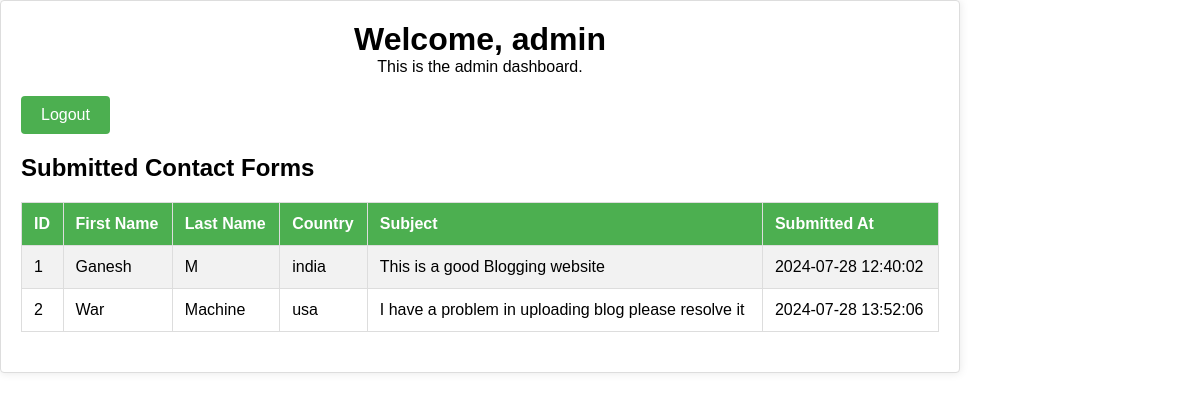
/admin_dashboard.php (signed in), run on the app's committed database.
### tables this page shows
CREATE TABLE `contact_form` (
  `id` int(11) NOT NULL,
  `firstname` varchar(50) NOT NULL,
  `lastname` varchar(50) NOT NULL,
  `country` varchar(50) NOT NULL,
  `subject` text NOT NULL,
  `submitted_at` timestamp NOT NULL DEFAULT current_timestamp()
);

### admin_dashboard.php (the view, shortened to what this page needs)
<?php
include 'dbconfig.php';
?>
<!DOCTYPE html>
<html lang="en">
<head>
    <link rel="stylesheet" href="style.css">
</head>
<body>
    <div class="admin-dash">
    <center><h1>Welcome, <?php echo htmlspecialchars($_SESSION['admin_name']); ?></h1>
    <p>This is the admin dashboard.</p></center>
    <a href="logout.php">Logout</a>
    <h2>Submitted Contact Forms</h2>
    <table border="1">
        <tr>
            <th>ID</th>
            <th>First Name</th>
            <th>Last Name</th>
            <th>Country</th>
            <th>Subject</th>
            <th>Submitted At</th>
        </tr>
        <?php
        $sql = "SELECT * FROM contact_form";
        $result = $conn->query($sql);
        if ($result->num_rows > 0) {
            while($row = $result->fetch_assoc()) {
                echo "<tr>";
                echo "<td>" . $row['id'] . "</td>";
                echo "<td>" . htmlspecialchars($row['firstname']) . "</td>";
                echo "<td>" . htmlspecialchars($row['lastname']) . "</td>";
                echo "<td>" . htmlspecialchars($row['country']) . "</td>";
                echo "<td>" . htmlspecialchars($row['subject']) . "</td>";
                echo "<td>" . $row['submitted_at'] . "</td>";
                echo "</tr>";
            }
        } else {
            echo "<tr><td colspan='6'>No contact forms submitted</td></tr>";
        }
        ?>
    </table>
    </div>
</body>
</html>

### style.css (style rules this page uses)
* { padding: 0; margin: 0; box-sizing: border-box; }
body { font-family: Arial, Helvetica, sans-serif; background-image: url("blogging-4812375.jpg"); background-repeat:inherit; background-size:cover; }
a { color: dodgerblue; }
html { box-sizing: border-box; }
*, *:before, *:after { box-sizing: inherit; }
.admin-dash { width: 80%; background-color: #fff; padding: 20px; border: 1px solid #ddd; border-radius: 4px; box-shadow: 0 0 10px rgba(0,0,0,0.1); margin-bottom: 20px; }
.admin-dash a { display: inline-block; margin: 20px 0; padding: 10px 20px; background-color: #4CAF50; color: #fff; text-decoration: none; border-radius: 4px; transition: background-color 0.3s ease; }
table { width: 100%; border-collapse: collapse; margin: 20px 0; }
table, th, td { border: 1px solid #ddd; }
th, td { padding: 12px; text-align: left; }
th { background-color: #4CAF50; color: white; }
tr:nth-child(even) { background-color: #f2f2f2; }

### data on the page
contact_form: id "1", firstname "Ganesh", lastname "M", country "india", subject "This is a good Blogging website", submitted_at "2024-07-28 12:40:02"
contact_form: id "2", firstname "War", lastname "Machine", country "usa", subject "I have a problem in uploading blog please resolve it", submitted_at "2024-07-28 13:52:06"

### other printed values
$_SESSION['admin_name'] "admin"
